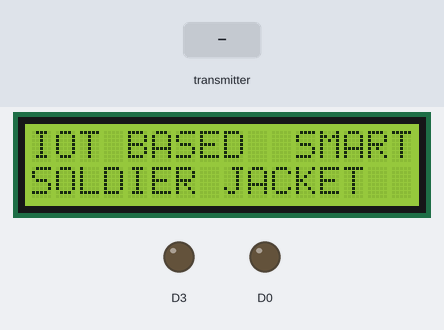
The sketch below on a simulated ESP8266 (NodeMCU). On the bench: 16×2 character LCD, output pins drawn as LEDs (lit = HIGH). The test bench sets the inputs (shaded band). WiFi joins after 1.5 s; servers stay silent unless stated; random numbers use the default seed unless the sketch sets one; no radio packets arrive unless stated; no MQTT or app messages arrive unless stated; what the sketch prints to the serial monitor is not drawn.

Above: at 2.2 s.
7.9 s: the transmitter starts sending val.0 = 25
At 11.1 s:
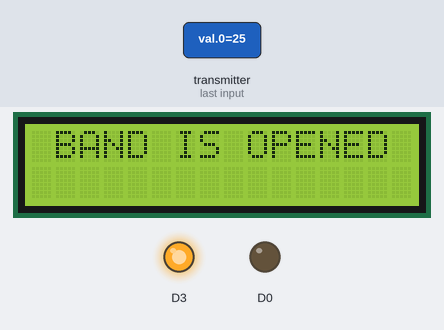
13.4 s: the transmitter starts sending val.3 = 25
At 15.2 s:
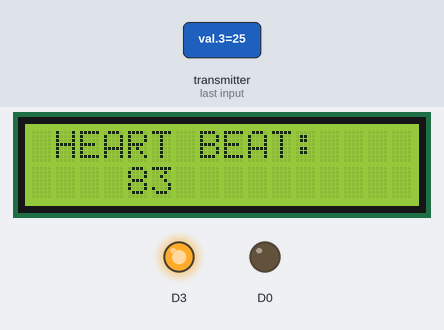
18.9 s: the transmitter starts sending val.1 = 25
At 22.5 s:
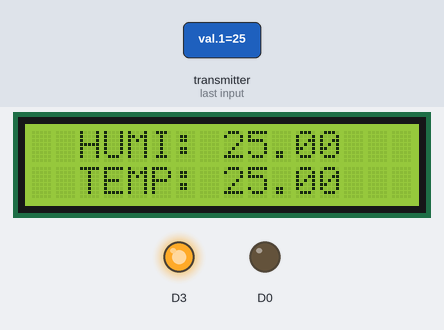
24.2 s: the transmitter starts sending val.0 = 0
At 28.8 s:
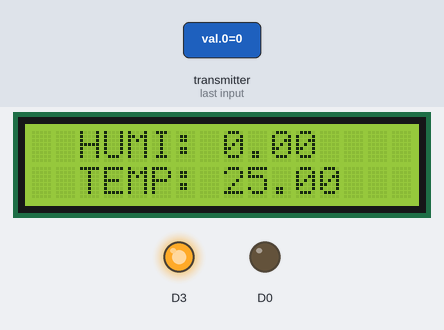
35.2 s: the transmitter starts sending val.1 = 50
At 37.9 s:
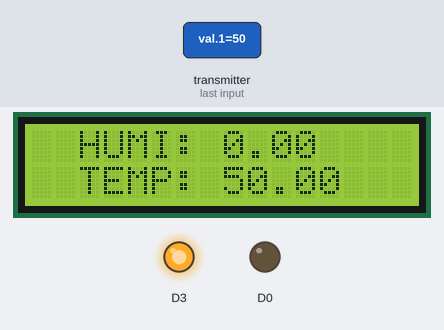
Timing chart, 0 to 39.4 s (numbered marks = the images above; inputs shaded):
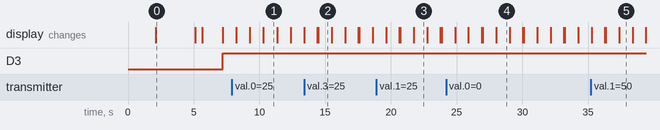

The sketch:

jacket_RECV.ino
```cpp
/******************** Libraries ********************/
#include <SPI.h>
#include <nRF24L01.h>
#include <RF24.h>
#include <Wire.h>
#include "Adafruit_MQTT.h"
#include "Adafruit_MQTT_Client.h"
#include <TinyGPS++.h>
#include <LiquidCrystal_I2C.h>
#include <ESP8266WiFi.h>

/******************** RF24 Radio Setup ********************/
RF24 radio(D4, D8);  // CE, CSN
const byte address[6] = "10101";

/******************** LCD Setup ********************/
LiquidCrystal_I2C lcd(0x27, 16, 2);

/******************** GPS & Sensor Variables ********************/
TinyGPSPlus gps;

float val[10];
float hum, temp, temp1;
int em, bullet;

double GPSlat, GPSlng, GPSalt;
double GPSlat_prev = 0;
double Distance_To_Base = 7701.123;

/******************** Heartbeat Variables ********************/
int PrevHB = 0;
int HeartCount = 50;
int Count = 0;
int BeatValue = 0;

/******************** WiFi Credentials ********************/
#define WLAN_SSID  "********"
#define WLAN_PASS  "********"

/******************** Adafruit IO Server Details ********************/
#define AIO_SERVER     "io.adafruit.com"
#define AIO_SERVERPORT 1883
#define AIO_USERNAME   "***********"
#define AIO_KEY        "***********************"

/******************** MQTT Setup ********************/
WiFiClient client;
Adafruit_MQTT_Client mqtt(&client, AIO_SERVER, AIO_SERVERPORT, AIO_USERNAME, AIO_KEY);

/******************** Feeds ********************/
Adafruit_MQTT_Publish aio_beat   = Adafruit_MQTT_Publish(&mqtt, AIO_USERNAME "/feeds/heartbeat");
Adafruit_MQTT_Publish aio_temp1  = Adafruit_MQTT_Publish(&mqtt, AIO_USERNAME "/feeds/temp1");
Adafruit_MQTT_Publish aio_hum    = Adafruit_MQTT_Publish(&mqtt, AIO_USERNAME "/feeds/hum");
Adafruit_MQTT_Publish aio_stat   = Adafruit_MQTT_Publish(&mqtt, AIO_USERNAME "/feeds/bullet2");
Adafruit_MQTT_Publish gpslat     = Adafruit_MQTT_Publish(&mqtt, AIO_USERNAME "/feeds/gpslat");
Adafruit_MQTT_Publish gpslng     = Adafruit_MQTT_Publish(&mqtt, AIO_USERNAME "/feeds/gpslng");
Adafruit_MQTT_Publish gpslatlng  = Adafruit_MQTT_Publish(&mqtt, AIO_USERNAME "/feeds/gpslatlng/csv");
Adafruit_MQTT_Publish aio_temp   = Adafruit_MQTT_Publish(&mqtt, AIO_USERNAME "/feeds/temp");

/******************** Setup ********************/
void setup() {
  pinMode(D3, OUTPUT);
  pinMode(D0, OUTPUT);

  Serial.begin(9600);

  lcd.init();
  lcd.backlight();
  lcd.setCursor(3, 0);
  lcd.print("Welcome To ");
  delay(2000);

  lcd.clear();
  lcd.setCursor(0, 0);
  lcd.print("IOT BASED  SMART");
  lcd.setCursor(0, 1);
  lcd.print("SOLDIER JACKET");
  delay(3000);
  lcd.clear();

  /*************** RF24 Radio Init ***************/
  radio.begin();
  radio.openReadingPipe(0, address);
  radio.setPALevel(RF24_PA_MAX);
  radio.startListening();

  /*************** WiFi Init ***************/
  Serial.print("Connecting to: ");
  Serial.println(WLAN_SSID);
  WiFi.begin(WLAN_SSID, WLAN_PASS);

  while (WiFi.status() != WL_CONNECTED) {
    delay(500);
    Serial.print(".");
    lcd.setCursor(2, 0);
    lcd.print("Connecting...");
  }

  Serial.println("\nConnected!");
}

/******************** Main Loop ********************/
void loop() {
  MQTT_connect();

  digitalWrite(D3, HIGH);

  DisHeart();
  delay(1000);
  lcd.clear();

  DisHumi();
  delay(1000);
  lcd.clear();

  DisTemp();
  delay(1000);
  lcd.clear();

  radioReceive();
  sensorCheck();
  displaySerial();
  publishToCloud();
}

/******************** Publish to Adafruit IO ********************/
void publishToCloud() {
  if (Count > 20) {
    Count = 0;

    aio_temp1.publish(temp1);
    aio_hum.publish(hum);
    aio_temp.publish(temp);

    if (GPSlat != GPSlat_prev) {
      char gpsbuffer[30];
      char *p = gpsbuffer;

      dtostrf(Distance_To_Base, 3, 4, p);
      p += strlen(p); p[0] = ','; p++;

      dtostrf(GPSlat, 3, 6, p);
      p += strlen(p); p[0] = ','; p++;

      dtostrf(GPSlng, 3, 6, p);
      p += strlen(p); p[0] = ','; p++;

      dtostrf(GPSalt, 2, 1, p);
      p += strlen(p);
      p[0] = 0;

      if (GPSlng != 0 && GPSlat != 0) {
        Serial.println("Sending GPS Data");
        gpslatlng.publish(gpsbuffer);
        Serial.println(gpsbuffer);
      }

      gpslng.publish(GPSlng, 6);
      gpslat.publish(GPSlat, 6);

      GPSlat_prev = GPSlat;
    }

  } else {
    Count++;
  }
}

/******************** RF Data Receive ********************/
void radioReceive() {
  if (radio.available()) {
    radio.read(&val, sizeof(val));

    hum    = val[0];
    temp1  = val[1];
    bullet = val[2];
    temp   = val[3];
    em     = val[4];
    GPSlat = val[5];
    GPSlng = val[6];
    GPSalt = val[7];

    if (temp > 0) {
      if (HeartCount >= 30) {
        HeartCount = 0;
        BeatValue = random(82, 88);
        aio_beat.publish(BeatValue);
      } else {
        HeartCount++;
      }
    } else {
      PrevHB = 0;
      lcd.setCursor(1, 0);
      lcd.print("BAND IS OPENED ");
      delay(1000);
      temp = 0;
    }
  }
}

/******************** Soldier Condition Sensors ********************/
void sensorCheck() {

  if (bullet == 30) {
    digitalWrite(D3, LOW);

    lcd.setCursor(1, 0);
    lcd.print("SOLDIER 1 HIT");
    lcd.setCursor(1, 1);
    lcd.print("WITH BULLET");

    digitalWrite(D0, HIGH);
    aio_stat.publish("soldier hit with bullet");
    delay(3000);

    lcd.clear();
    digitalWrite(D0, LOW);
    aio_stat.publish("soldier alright");
  }

  if (em == 10) {
    digitalWrite(D3, LOW);

    lcd.setCursor(1, 0);
    lcd.print("SOLDIER NEED");
    lcd.setCursor(1, 1);
    lcd.print("EMERGENCY!");

    digitalWrite(D0, HIGH);
    aio_stat.publish("Soldier in danger");
    delay(3000);

    lcd.clear();
    digitalWrite(D0, LOW);
    aio_stat.publish("soldier alright");
  }
}

/******************** LCD Display Functions ********************/
void DisTemp() {
  lcd.setCursor(1, 0);
  lcd.print("BODY TEMP:");
  lcd.setCursor(4, 1);
  lcd.print(temp);
}

void DisHeart() {
  lcd.setCursor(1, 0);
  lcd.print("HEART BEAT:");
  lcd.setCursor(4, 1);
  lcd.print(BeatValue);
}

void DisHumi() {
  lcd.setCursor(2, 0);
  lcd.print("HUMI: " + String(hum));
  lcd.setCursor(2, 1);
  lcd.print("TEMP: " + String(temp1));
}

/******************** Serial Monitor Output ********************/
void displaySerial() {
  Serial.print("Temp1: ");  Serial.println(temp1);
  Serial.print("Humidity: "); Serial.println(hum);
  Serial.print("Bullet: "); Serial.println(bullet);
  Serial.print("GPSlat: "); Serial.println(GPSlat, 6);
  Serial.print("GPSlng: "); Serial.println(GPSlng, 6);
  Serial.print("GPSalt: "); Serial.println(GPSalt, 6);
  Serial.print("Emergency: "); Serial.println(em);
  Serial.print("Body Temp: "); Serial.println(temp);
}

/******************** MQTT Connection Handler ********************/
void MQTT_connect() {

  if (mqtt.connected()) return;

  Serial.print("Connecting to MQTT... ");
  int8_t ret;
  uint8_t retries = 5;

  while ((ret = mqtt.connect()) != 0) {
    Serial.println(mqtt.connectErrorString(ret));
    Serial.println("Retrying MQTT connection in 5 seconds...");

    mqtt.disconnect();
    delay(5000);

    if (--retries == 0) while (1);
  }

  Serial.println("MQTT Connected!");
  delay(500);
}
```

Measured:
- what the display in image 0 shows lasts 3.0 s, from 2.1 s to 5.1 s
- what the display in image 1 shows lasts 1.1 s, from 10.3 s to 11.4 s
- what the display in image 2 shows lasts 1.0 s, from 14.5 s to 15.5 s
